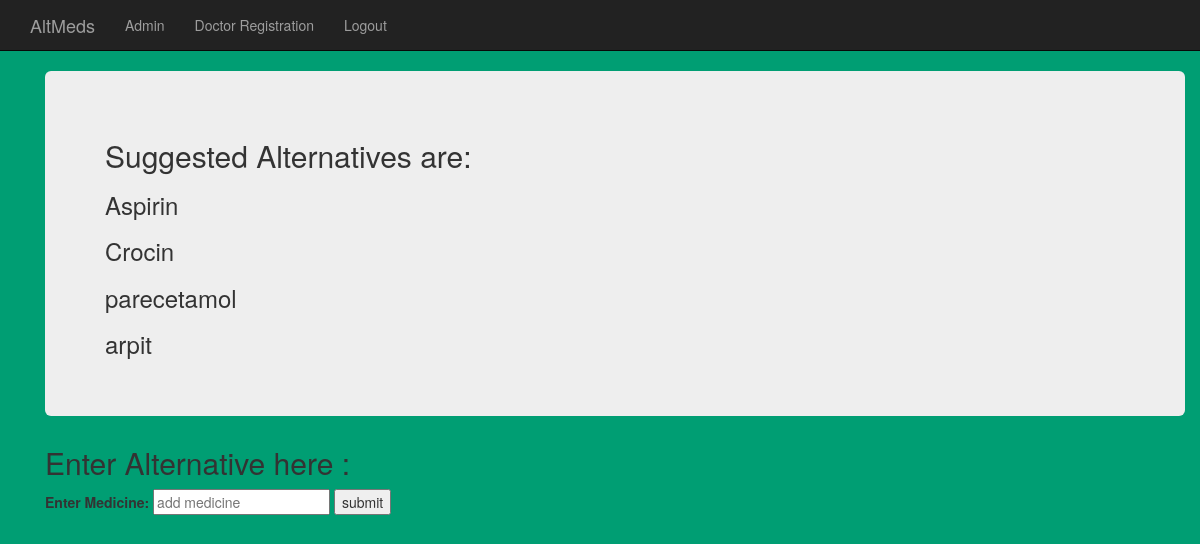
/core/headache/ (signed in), run on the app's committed database.
### core/models.py (models this page shows)
class headache(models.Model):
    name=models.CharField(max_length=200,null=True,blank=True)
    def __str__(self):
        return self.name

### core/views.py (the view)
def headache1(request):
    a=headache.objects.all()
    if request.method=='POST':
        add=request.POST.get('add')
        d=headache(name=add)
        d.save()
        a=headache.objects.all()
        return render(request,'headache.html',{'medicine':a})
    else:
        return render(request,'headache.html',{'medicine':a})

### templates/headache.html (shortened to what this page needs)
{% extends 'base.html' %}
{% block body_block %}
  <div class="container">
      <div class="jumbotron">
        <h2>
          Suggested Alternatives are:
        </h2>
        {% for i in medicine%}
        <h3>{{ i }}</h3>
        {% endfor %}
      </div>
      {% if user.is_authenticated %}
        <h2>Enter Alternative here :</h2><form method="post" action="{% url 'core:headache' %}">
          <label for="username">Enter Medicine: </label>
          <input type="text" name="add" placeholder="add medicine">
          <input type="submit" name="" value="submit">
        </form>
      {% endif %}
  </div>
{% endblock %}

### templates/base.html (style rules this page uses)
body { background-color: #009e73; }

### data on the page
headache: name "Aspirin"
headache: name "Crocin"
headache: name "parecetamol"
headache: name "arpit"
